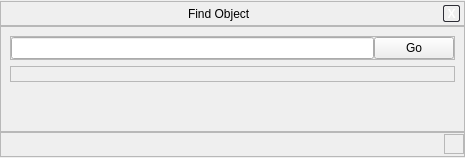
<ui version="4.0" >
 <class>searchDialogForm</class>
 <widget class="QWidget" name="searchDialogForm" >
  <property name="geometry" >
   <rect>
    <x>0</x>
    <y>0</y>
    <width>465</width>
    <height>158</height>
   </rect>
  </property>
  <property name="windowTitle" >
   <string>Form</string>
  </property>
  <layout class="QVBoxLayout" >
   <property name="spacing" >
    <number>0</number>
   </property>
   <property name="leftMargin" >
    <number>0</number>
   </property>
   <property name="topMargin" >
    <number>1</number>
   </property>
   <property name="rightMargin" >
    <number>0</number>
   </property>
   <property name="bottomMargin" >
    <number>1</number>
   </property>
   <item>
    <widget class="BarFrame" name="TimeBar" >
     <property name="minimumSize" >
      <size>
       <width>16</width>
       <height>25</height>
      </size>
     </property>
     <property name="maximumSize" >
      <size>
       <width>16777215</width>
       <height>25</height>
      </size>
     </property>
     <property name="autoFillBackground" >
      <bool>false</bool>
     </property>
     <property name="frameShape" >
      <enum>QFrame::StyledPanel</enum>
     </property>
     <layout class="QHBoxLayout" >
      <property name="leftMargin" >
       <number>0</number>
      </property>
      <property name="topMargin" >
       <number>0</number>
      </property>
      <property name="rightMargin" >
       <number>4</number>
      </property>
      <property name="bottomMargin" >
       <number>0</number>
      </property>
      <item>
       <spacer>
        <property name="orientation" >
         <enum>Qt::Horizontal</enum>
        </property>
        <property name="sizeHint" >
         <size>
          <width>40</width>
          <height>20</height>
         </size>
        </property>
       </spacer>
      </item>
      <item>
       <widget class="QLabel" name="label" >
        <property name="text" >
         <string>Find Object</string>
        </property>
       </widget>
      </item>
      <item>
       <spacer>
        <property name="orientation" >
         <enum>Qt::Horizontal</enum>
        </property>
        <property name="sizeHint" >
         <size>
          <width>40</width>
          <height>20</height>
         </size>
        </property>
       </spacer>
      </item>
      <item>
       <widget class="QToolButton" name="closeButton" >
        <property name="maximumSize" >
         <size>
          <width>17</width>
          <height>17</height>
         </size>
        </property>
        <property name="styleSheet" >
         <string>QToolButton {
color: white;
font-weight: bold;
background: None;
border: 1px solid #2e2e36;
  border-radius: 2px;
}

QToolButton:pressed {
color: darkgray;
}</string>
        </property>
        <property name="text" >
         <string>X</string>
        </property>
       </widget>
      </item>
     </layout>
    </widget>
   </item>
   <item>
    <widget class="QFrame" name="frame" >
     <property name="frameShape" >
      <enum>QFrame::StyledPanel</enum>
     </property>
     <property name="frameShadow" >
      <enum>QFrame::Raised</enum>
     </property>
     <layout class="QVBoxLayout" >
      <item>
       <widget class="QFrame" name="frame_2" >
        <property name="sizePolicy" >
         <sizepolicy vsizetype="Fixed" hsizetype="Preferred" >
          <horstretch>0</horstretch>
          <verstretch>0</verstretch>
         </sizepolicy>
        </property>
        <property name="frameShape" >
         <enum>QFrame::StyledPanel</enum>
        </property>
        <property name="frameShadow" >
         <enum>QFrame::Raised</enum>
        </property>
        <layout class="QHBoxLayout" >
         <property name="spacing" >
          <number>0</number>
         </property>
         <property name="leftMargin" >
          <number>0</number>
         </property>
         <property name="topMargin" >
          <number>0</number>
         </property>
         <property name="rightMargin" >
          <number>0</number>
         </property>
         <property name="bottomMargin" >
          <number>0</number>
         </property>
         <item>
          <widget class="QLineEdit" name="lineEditSearchSkyObject" >
           <property name="palette" >
            <palette>
             <active>
              <colorrole role="Base" >
               <brush brushstyle="SolidPattern" >
                <color alpha="255" >
                 <red>255</red>
                 <green>255</green>
                 <blue>255</blue>
                </color>
               </brush>
              </colorrole>
              <colorrole role="Highlight" >
               <brush brushstyle="SolidPattern" >
                <color alpha="255" >
                 <red>169</red>
                 <green>169</green>
                 <blue>169</blue>
                </color>
               </brush>
              </colorrole>
             </active>
             <inactive>
              <colorrole role="Base" >
               <brush brushstyle="SolidPattern" >
                <color alpha="255" >
                 <red>255</red>
                 <green>255</green>
                 <blue>255</blue>
                </color>
               </brush>
              </colorrole>
              <colorrole role="Highlight" >
               <brush brushstyle="SolidPattern" >
                <color alpha="255" >
                 <red>169</red>
                 <green>169</green>
                 <blue>169</blue>
                </color>
               </brush>
              </colorrole>
             </inactive>
             <disabled>
              <colorrole role="Base" >
               <brush brushstyle="SolidPattern" >
                <color alpha="255" >
                 <red>255</red>
                 <green>255</green>
                 <blue>255</blue>
                </color>
               </brush>
              </colorrole>
              <colorrole role="Highlight" >
               <brush brushstyle="SolidPattern" >
                <color alpha="255" >
                 <red>169</red>
                 <green>169</green>
                 <blue>169</blue>
                </color>
               </brush>
              </colorrole>
             </disabled>
            </palette>
           </property>
           <property name="font" >
            <font/>
           </property>
           <property name="autoFillBackground" >
            <bool>false</bool>
           </property>
           <property name="text" >
            <string/>
           </property>
          </widget>
         </item>
         <item>
          <widget class="QPushButton" name="pushButtonGotoSearchSkyObject" >
           <property name="minimumSize" >
            <size>
             <width>80</width>
             <height>0</height>
            </size>
           </property>
           <property name="text" >
            <string>Go</string>
           </property>
           <property name="checkable" >
            <bool>false</bool>
           </property>
          </widget>
         </item>
        </layout>
       </widget>
      </item>
      <item>
       <widget class="QFrame" name="frame_5" >
        <property name="sizePolicy" >
         <sizepolicy vsizetype="Fixed" hsizetype="Preferred" >
          <horstretch>0</horstretch>
          <verstretch>0</verstretch>
         </sizepolicy>
        </property>
        <property name="frameShape" >
         <enum>QFrame::StyledPanel</enum>
        </property>
        <property name="frameShadow" >
         <enum>QFrame::Raised</enum>
        </property>
        <layout class="QHBoxLayout" >
         <property name="spacing" >
          <number>0</number>
         </property>
         <property name="leftMargin" >
          <number>0</number>
         </property>
         <property name="topMargin" >
          <number>0</number>
         </property>
         <property name="rightMargin" >
          <number>0</number>
         </property>
         <property name="bottomMargin" >
          <number>0</number>
         </property>
         <item>
          <widget class="QLabel" name="labelCompletions" >
           <property name="sizePolicy" >
            <sizepolicy vsizetype="Fixed" hsizetype="Preferred" >
             <horstretch>0</horstretch>
             <verstretch>0</verstretch>
            </sizepolicy>
           </property>
           <property name="text" >
            <string/>
           </property>
          </widget>
         </item>
        </layout>
       </widget>
      </item>
      <item>
       <spacer>
        <property name="orientation" >
         <enum>Qt::Vertical</enum>
        </property>
        <property name="sizeHint" >
         <size>
          <width>20</width>
          <height>0</height>
         </size>
        </property>
       </spacer>
      </item>
     </layout>
    </widget>
   </item>
   <item>
    <widget class="QFrame" name="frame_3" >
     <property name="minimumSize" >
      <size>
       <width>16</width>
       <height>25</height>
      </size>
     </property>
     <property name="maximumSize" >
      <size>
       <width>16777215</width>
       <height>25</height>
      </size>
     </property>
     <property name="autoFillBackground" >
      <bool>false</bool>
     </property>
     <property name="frameShape" >
      <enum>QFrame::StyledPanel</enum>
     </property>
     <layout class="QHBoxLayout" >
      <property name="spacing" >
       <number>0</number>
      </property>
      <property name="leftMargin" >
       <number>0</number>
      </property>
      <property name="topMargin" >
       <number>0</number>
      </property>
      <property name="rightMargin" >
       <number>0</number>
      </property>
      <property name="bottomMargin" >
       <number>0</number>
      </property>
      <item>
       <spacer>
        <property name="orientation" >
         <enum>Qt::Horizontal</enum>
        </property>
        <property name="sizeHint" >
         <size>
          <width>271</width>
          <height>20</height>
         </size>
        </property>
       </spacer>
      </item>
      <item>
       <widget class="ResizeFrame" name="frame_4" >
        <property name="sizePolicy" >
         <sizepolicy vsizetype="Fixed" hsizetype="Fixed" >
          <horstretch>0</horstretch>
          <verstretch>0</verstretch>
         </sizepolicy>
        </property>
        <property name="minimumSize" >
         <size>
          <width>20</width>
          <height>20</height>
         </size>
        </property>
        <property name="maximumSize" >
         <size>
          <width>20</width>
          <height>20</height>
         </size>
        </property>
        <property name="cursor" >
         <cursorShape>SizeFDiagCursor</cursorShape>
        </property>
        <property name="autoFillBackground" >
         <bool>false</bool>
        </property>
        <property name="frameShape" >
         <enum>QFrame::StyledPanel</enum>
        </property>
       </widget>
      </item>
     </layout>
    </widget>
   </item>
  </layout>
 </widget>
 <customwidgets>
  <customwidget>
   <class>BarFrame</class>
   <extends>QFrame</extends>
   <header>Dialog.hpp</header>
   <container>1</container>
  </customwidget>
  <customwidget>
   <class>ResizeFrame</class>
   <extends>QFrame</extends>
   <header>Dialog.hpp</header>
   <container>1</container>
  </customwidget>
 </customwidgets>
 <resources/>
 <connections/>
</ui>
